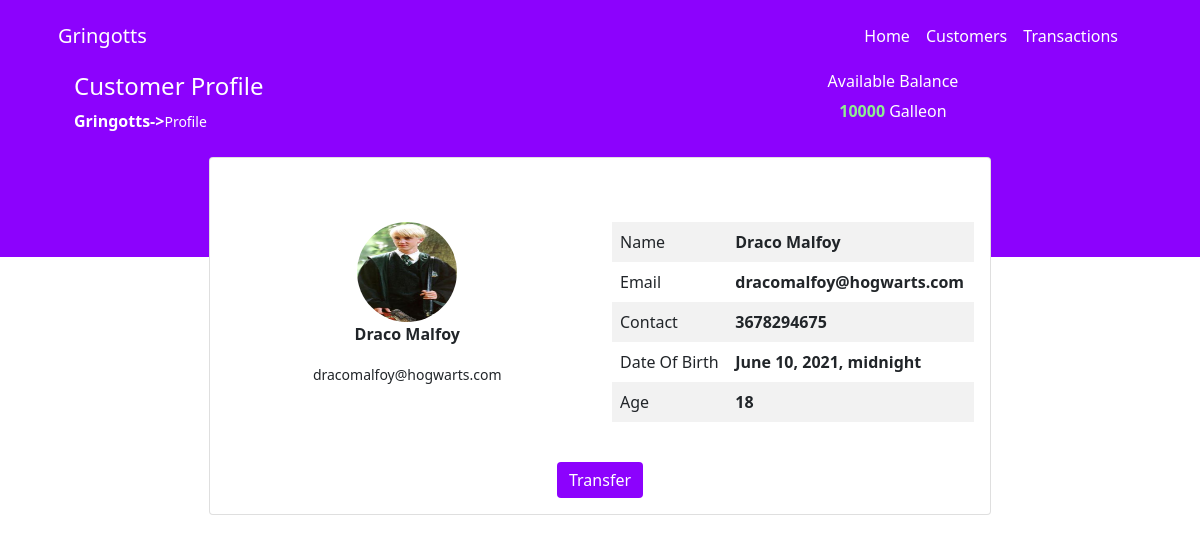
The page /customer_list/4/ on the database its author committed.
### banker/models.py (models this page shows)
class UserInfo(models.Model):
    user_img = models.ImageField(upload_to='images/', default='images/profile.jpg')
    name = models.CharField(max_length=100)
    email = models.CharField(max_length=100)
    mobile_no = models.IntegerField()
    current_balance = models.IntegerField()
    dob = models.DateTimeField(default=date.today())
    age = models.IntegerField(default=18)
    def __str__(self):
        return self.name

### banker/views.py (the view)
# urls.py: path('customer_list/<pk>/', CustomerDetailView.as_view(), name='customer-detail'),
class CustomerDetailView(DetailView):
    model = UserInfo
    template_name = 'banker/customer_info.html'
    context_object_name = 'customer'
    def get_context_data(self, **kwargs):
        context = super().get_context_data(**kwargs)
        context['form'] = TransferForm(initial={'sender_name':kwargs['object']})
        context['users'] = UserInfo.objects.all()
        return context

### banker/templates/banker/customer_info.html (shortened to what this page needs)
{% extends './base.html' %}
{% load static %}
{% block link %}
<link rel="stylesheet" href="{% static 'css/customer_info.css' %}">
{% endblock %}
{% block content %}
<div class="container">
  <div class="custom-profile">
    <div class="row">
      <div class="col">
        <h4>Customer Profile</h4>
        <span><b>Gringotts-></b><small>Profile</small></span>
      </div>
      <div class="col bal text-center">
        <h6>Available Balance</h6>
        <span style="color: lightgreen;"><b>{{ customer.current_balance }}</b> </span>Galleon
      </div>
    </div>
  </div>
</div>
<div class="container">
  <div class="card mt-4">
    <div class="card-body mt-4">
      <div class="row mt-4">
        <div class="col text-center">
          <img src="{{ customer.user_img.url }}" alt="500" width="100" height="100">
          <p><b>{{ customer.name }}</b></p>
          <small>{{ customer.email }}</small>
        </div>
        <div class="col">
          <table class="table table-striped">
            <tbody>
              <tr>
                <td>Name</td>
                <th>{{ customer.name }}</th>
              </tr>
              <tr>
                <td>Email</td>
                <th>{{ customer.email }}</th>
              </tr>
              <tr>
                <td>Contact</td>
                <th>{{ customer.mobile_no }}</th>
              </tr>
              <tr>
                <td>Date Of Birth</td>
                <th>{{ customer.dob }}</th>
              </tr>
              <tr>
                <td>Age</td>
                <th>{{ customer.age }}</th>
              </tr>
            </tbody>
          </table>
        </div>
      </div>
      <div class="row mt-4">
        <button type="button" class="btn btn-primary" data-bs-toggle="modal" data-bs-target="#exampleModal">
          Transfer
        </button>
      </div>
    </div>
  </div>
</div>
{% endblock %}

### banker/static/css/customer_info.css (style rules this page uses)
body { background: linear-gradient(to bottom, #8c02fd 50%, white 50%); background-repeat: no-repeat; }
.custom-profile { padding-left: 2rem; color: white; }
.bal { float: right; margin-left: auto; margin-right: auto; }
.card { width: 70%; margin-right: auto; margin-left: auto; }
img { border-radius: 50%; }
tr { border: hidden; }
.btn-primary { border: none; width: fit-content; margin-right: auto; margin-left: auto; background-color: #8c02fd; }

### rows shown on the page
UserInfo: current_balance "10000", user_img (picture), name "Draco Malfoy", email "dracomalfoy@hogwarts.com", mobile_no "3678294675", dob "June 10, 2021, midnight", age "18"
